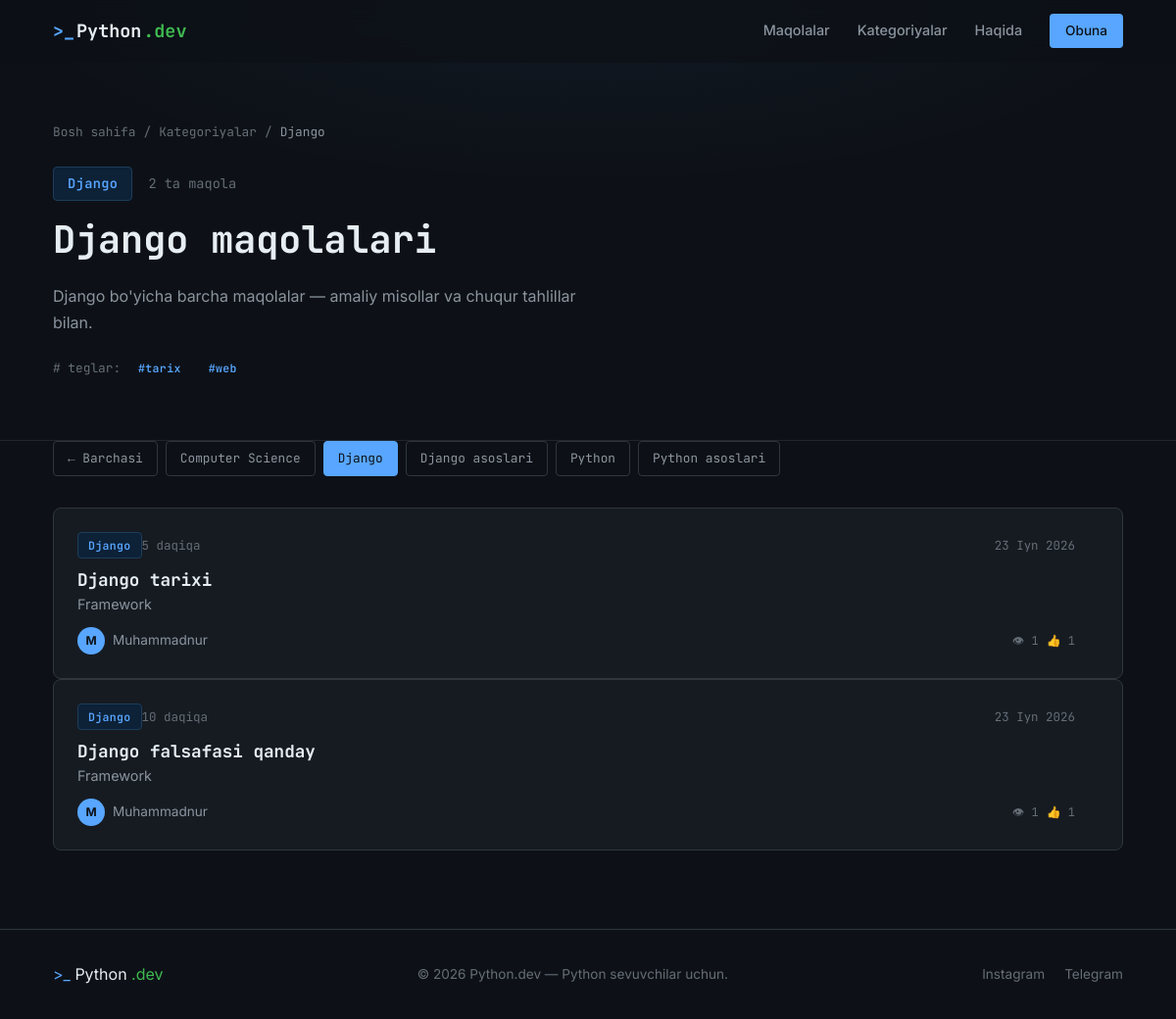
Screenshot of /category/django/ with the database file from the repository.
### blog/models.py (models this page shows, shortened)
class Category(models.Model):
    name  = models.CharField(max_length=100, verbose_name="Nomi")
    slug  = models.SlugField(max_length=100, unique=True, blank=True)
    color = models.CharField(
        max_length=20,
        default="tag-django",
        verbose_name="CSS klassi",
        help_text="tag-django | tag-python | tag-drf | tag-pg | tag-docker",
    )
    class Meta:
        verbose_name = "Kategoriya"
        verbose_name_plural = "Kategoriyalar"
        ordering = ["name"]

class Tag(models.Model):
    name = models.CharField(max_length=50, unique=True, verbose_name="Teg")
    slug = models.SlugField(max_length=50, unique=True, blank=True)
    class Meta:
        verbose_name = "Teg"
        verbose_name_plural = "Teglar"
        ordering = ["name"]

class Article(models.Model):
    STATUS_DRAFT     = "draft"
    STATUS_PUBLISHED = "published"
    STATUS_CHOICES = [
        (STATUS_DRAFT,     "Qoralama"),
        (STATUS_PUBLISHED, "Nashr etilgan"),
    ]
    title       = models.CharField(max_length=250, verbose_name="Sarlavha")
    slug        = models.SlugField(max_length=250, unique=True, blank=True)
    subtitle    = models.CharField(max_length=350, blank=True, verbose_name="Qisqa tavsif")
    image       = models.ImageField(upload_to='articles/%Y/%m/%d/', blank=True, null=True, verbose_name="Maqola rasmi")
    content     = models.TextField(verbose_name="Mazmun (HTML yoki Markdown)")
    code_snippet = models.TextField(blank=True, verbose_name="Kod snippet (karta uchun)", help_text="Blog ro'yxatidagi kartada chiqadigan qisqa kod namunasi",)
    code_snippet_lang = models.CharField(max_length=30, default="python", blank=True,verbose_name="Kod tili",)
    author   = models.ForeignKey(Author, on_delete=models.SET_NULL, null=True, related_name="articles", verbose_name="Muallif",)
    category = models.ForeignKey(Category, on_delete=models.SET_NULL, null=True, related_name="articles", verbose_name="Kategoriya")
    tags = models.ManyToManyField(Tag, blank=True, related_name="articles", verbose_name="Teglar")
    status       = models.CharField(max_length=20, choices=STATUS_CHOICES, default=STATUS_DRAFT, verbose_name="Holati")
    is_featured  = models.BooleanField(default=False, verbose_name="Tanlangan (featured)?")
    read_time    = models.PositiveSmallIntegerField(default=5, verbose_name="O'qish vaqti (daqiqa)", help_text="Avtomatik hisoblanmaydi — qo'lda kiriting")
    views_count  = models.PositiveIntegerField(default=0, verbose_name="Ko'rishlar soni", editable=False)
    created_at   = models.DateTimeField(auto_now_add=True, verbose_name="Yaratilgan")
    updated_at   = models.DateTimeField(auto_now=True, verbose_name="Yangilangan")
    published_at = models.DateTimeField(null=True, blank=True, verbose_name="Nashr sanasi")
    class Meta:
        verbose_name = "Maqola"
        verbose_name_plural = "Maqolalar"
        ordering = ["-published_at", "-created_at"]
        indexes = [
            models.Index(fields=["slug"]),
            models.Index(fields=["status", "-published_at"]),
            models.Index(fields=["category", "status"]),
        ]
    def get_absolute_url(self):
        return reverse("blog:article_detail", kwargs={"slug": self.slug})

class Author(models.Model):
    user       = models.OneToOneField(User, on_delete=models.CASCADE, related_name="author_profile")
    bio        = models.TextField(blank=True, verbose_name="Haqida")
    avatar_letter = models.CharField(max_length=1, blank=True, verbose_name="Avatar harfi", help_text="Frontendda doirachaga chiqadigan harf (avtomatik to'ldiriladi)",)
    role       = models.CharField(max_length=100, blank=True, verbose_name="Lavozim", help_text="Masalan: Senior Django Developer")
    instagram_url   = models.URLField(blank=True, verbose_name="Instagram")
    telegram_url = models.URLField(blank=True, verbose_name="Telegram")
    class Meta:
        verbose_name = "Muallif"
        verbose_name_plural = "Mualliflar"
    def __str__(self):
        return self.user.get_full_name() or self.user.username

### blog/views.py (the view)
# urls.py: path("category/<slug:slug>/", views.category_articles, name="category"),
def category_articles(request, slug):
    category = get_object_or_404(Category, slug=slug)
    articles = Article.objects.filter(
        status=Article.STATUS_PUBLISHED,
        category=category,
    ).select_related("author__user", "category").prefetch_related("tags").annotate(
        annotated_likes=Count('votes', filter=Q(votes__vote_type='like')),
        annotated_dislikes=Count('votes', filter=Q(votes__vote_type='dislike'))
    ).order_by("-published_at")
    paginator     = Paginator(articles, per_page=6)
    articles_page = paginator.get_page(request.GET.get("page", 1))
    related_tags = Tag.objects.filter(
        articles__category=category,
        articles__status=Article.STATUS_PUBLISHED,
    ).distinct()
    ctx = _base_context()
    ctx.update({
        "category":      category,
        "articles_page": articles_page,
        "related_tags":  related_tags,
    })
    return render(request, "blog/category.html", ctx)

### blog/views.py (called while the page is built)
def _base_context():
    return {
        "categories": Category.objects.annotate(
            article_count=Count(
                "articles",
                filter=Q(articles__status=Article.STATUS_PUBLISHED),
            )
        ).order_by("name"),
    }

### templates/blog/category.html (shortened to what this page needs)
{% load static %}
<!DOCTYPE html>
<html lang="uz">
<head>
  <link rel="stylesheet" href="{% static 'style.css' %}" />
</head>
<body>
  <header class="navbar" id="navbar">
    <div class="container nav-inner">
      <a href="{% url 'blog:index' %}" class="logo">
        <span class="logo-bracket">&gt;_</span>
        <span class="logo-text">Python</span>
        <span class="logo-dot">.dev</span>
      </a>
      <nav class="nav-links">
        <a href="{% url 'blog:index' %}#articles">Maqolalar</a>
        <a href="{% url 'blog:index' %}#categories">Kategoriyalar</a>
        <a href="{% url 'blog:index' %}#about">Haqida</a>
        <a href="{% url 'blog:index' %}#newsletter" class="btn-nav">Obuna</a>
      </nav>
    </div>
  </header>
  <section class="article-hero" style="padding-top: calc(var(--nav-h) + 60px); padding-bottom: 60px;">
    <div class="container">
      <div class="breadcrumb">
        <a href="{% url 'blog:index' %}">Bosh sahifa</a>
        <span>/</span>
        <a href="{% url 'blog:index' %}#categories">Kategoriyalar</a>
        <span>/</span>
        <span>{{ category.name }}</span>
      </div>
      <div style="margin-top: 24px; display: flex; align-items: center; gap: 16px; flex-wrap: wrap;">
        <span class="tag {{ category.color }}" style="font-size: 0.85rem; padding: 5px 14px;">
          {{ category.name }}
        </span>
        <span style="font-family: var(--font-mono); font-size: 0.85rem; color: var(--text-muted);">
          {{ articles_page.paginator.count }} ta maqola
        </span>
      </div>
      <h1 class="article-title" style="margin-top: 16px; font-size: clamp(1.6rem, 3.5vw, 2.4rem);">
        {{ category.name }} maqolalari
      </h1>
      <p style="color: var(--text-secondary); max-width: 540px; margin-top: 8px;">
        {{ category.name }} bo'yicha barcha maqolalar — amaliy misollar va chuqur tahlillar bilan.
      </p>
      {% if related_tags %}
      <div style="margin-top: 20px; display: flex; gap: 8px; flex-wrap: wrap; align-items: center;">
        <span style="font-size: 0.8rem; color: var(--text-muted); font-family: var(--font-mono);"># teglar:</span>
        {% for tag in related_tags %}
          <a href="{% url 'blog:tag' tag.slug %}" class="tag" style="font-size: 0.72rem;">{{ tag.name }}</a>
        {% endfor %}
      </div>
      {% endif %}
    </div>
  </section>
  <section class="all-articles" style="padding-top: 0; border-top: none;">
    <div class="container">
      <div class="filter-row" style="margin-bottom: 32px;">
        <a href="{% url 'blog:index' %}" class="filter-btn">← Barchasi</a>
        {% for cat in categories %}
          <a href="{% url 'blog:category' cat.slug %}"
             class="filter-btn {% if cat.slug == category.slug %}active{% endif %}">
            {{ cat.name }}
          </a>
        {% endfor %}
      </div>
      <div class="list-grid">
        {% for article in articles_page %}
          <article class="list-card" data-category="{{ article.category.slug }}">
            <div class="list-main">
              <div class="card-tag-row">
                <span class="tag {{ article.category.color }}">{{ article.category.name }}</span>
                <span class="read-time">{{ article.read_time }} daqiqa</span>
                <span class="date" style="margin-left: auto;">{{ article.published_at|date:"d M Y" }}</span>
              </div>
              <h2 class="card-title" style="font-size: 1.1rem; margin-top: 10px;">
                <a href="{{ article.get_absolute_url }}">{{ article.title }}</a>
              </h2>
              <p class="card-excerpt">{{ article.subtitle }}</p>
              <div style="display: flex; align-items: center; justify-content: space-between; flex-wrap: wrap; gap: 8px; margin-top: 12px;">
                <div class="author">
                  {% if article.author %}
                    <div class="avatar">{{ article.author.avatar_letter }}</div>
                    <span style="font-size: 0.85rem; color: var(--text-secondary);">{{ article.author }}</span>
                  {% endif %}
                </div>
                <div style="display: flex; gap: 8px; font-family: var(--font-mono); font-size: 0.75rem; color: var(--text-muted);">
                  <span>👁 {{ article.views_count }}</span>
                  <span>👍 {{ article.annotated_likes }}</span>
                </div>
              </div>
            </div>
          </article>
        {% endfor %}
      </div>
    </div>
  </section>
  <footer class="footer">
    <div class="container footer-inner">
      <div class="footer-logo">
        <span class="logo-bracket">&gt;_</span>
        <span class="logo-text">Python</span>
        <span class="logo-dot">.dev</span>
      </div>
      <p class="footer-copy">© {% now "Y" %} Python.dev — Python sevuvchilar uchun.</p>
      <div class="footer-links">
        <a href="https://www.instagram.com/style_km1.v_" target="_blank" rel="noopener">Instagram</a>
        <a href="https://t.me/thebckndder" target="_blank" rel="noopener">Telegram</a>
      </div>
    </div>
  </footer>
</body>
</html>

### rows the page displays
Category: name "Django"
Tag: name "#tarix"
Tag: name "#web"
Category: name "Computer Science"
Category: name "Django asoslari"
Category: name "Python"
Category: name "Python asoslari"
Article: category.name "Django", read_time "5", published_at "23 Iyn 2026", title "Django tarixi", subtitle "Framework", author.avatar_letter "M", author "Muhammadnur", views_count "1", annotated_likes "1"
Article: category.name "Django", read_time "10", published_at "23 Iyn 2026", title "Django falsafasi qanday", subtitle "Framework", author.avatar_letter "M", author "Muhammadnur", views_count "1", annotated_likes "1"

### other values shown
{{ articles_page.paginator.count }} "2"
